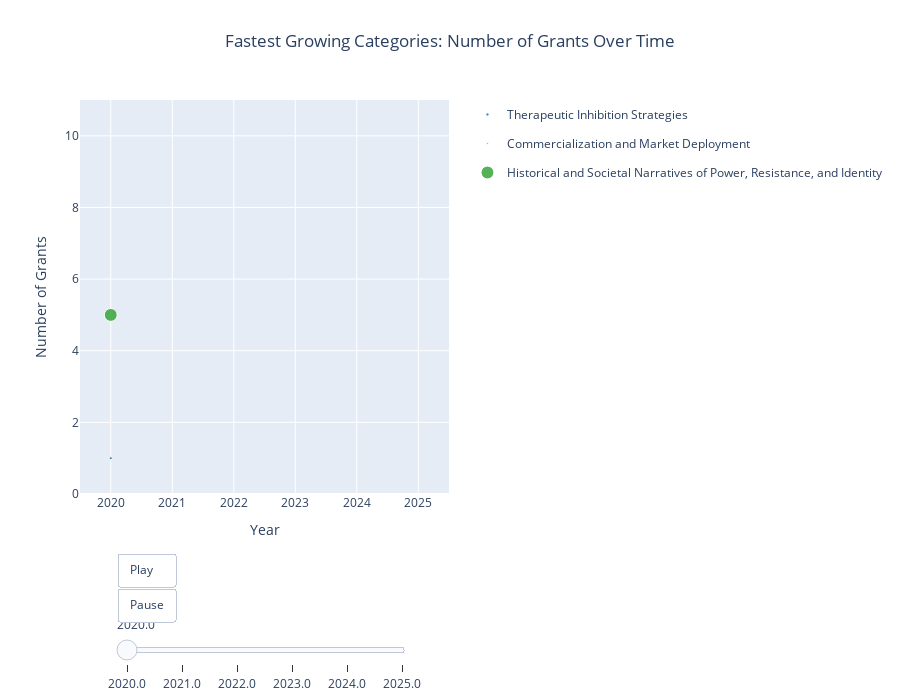

Write notebook code for a chart like this one.
### Code cell
import pandas as pd
import numpy as np
from datetime import datetime
import plotly.graph_objects as go

# Create keyword-to-category mapping
keyword_to_category = {}
for _, row in cats.iterrows():
    category_name = row['name']
    keywords_list = row['keywords']
    for keyword in keywords_list:
        keyword_to_category[keyword] = category_name

# Explode grants from keywords
keywords_exploded = keywords.explode('grants')
keywords_exploded = keywords_exploded.rename(columns={'grants': 'grant_id', 'name': 'keyword_name'})

# Map keywords to categories
keywords_exploded['category'] = keywords_exploded['keyword_name'].map(keyword_to_category)

# Merge with grants data
grant_category_link = keywords_exploded[['grant_id', 'category']].dropna()
grant_category_link = grant_category_link.merge(grants[['id', 'funding_amount', 'start_year']], 
                                                  left_on='grant_id', right_on='id', how='inner')

# Filter for past 5 years
current_year = datetime.now().year
past_5_years = current_year - 5
grant_category_link = grant_category_link[grant_category_link['start_year'] >= past_5_years]

# Aggregate by category and year - count grants and sum funding
category_year_stats = grant_category_link.groupby(['category', 'start_year']).agg({
    'grant_id': 'count',
    'funding_amount': 'sum'
}).reset_index()
category_year_stats = category_year_stats.rename(columns={'grant_id': 'num_grants'})

# Find all unique years
all_available_years = sorted(category_year_stats['start_year'].unique())
num_years = len(all_available_years)

# Find categories with data for ALL years and calculate growth
growth_analysis = []
for category in category_year_stats['category'].unique():
    cat_data = category_year_stats[category_year_stats['category'] == category].sort_values('start_year')
    
    # Only consider categories with data for all years
    if len(cat_data) == num_years:
        first_year_grants = cat_data.iloc[0]['num_grants']
        last_year_grants = cat_data.iloc[-1]['num_grants']
        first_year_funding = cat_data.iloc[0]['funding_amount']
        last_year_funding = cat_data.iloc[-1]['funding_amount']
        
        if first_year_grants > 0:
            grants_growth_rate = (last_year_grants - first_year_grants) / first_year_grants
            funding_growth_rate = (last_year_funding - first_year_funding) / first_year_funding if first_year_funding > 0 else 0
            
            growth_analysis.append({
                'category': category,
                'grants_growth_rate': grants_growth_rate,
                'funding_growth_rate': funding_growth_rate,
                'first_year_grants': first_year_grants,
                'last_year_grants': last_year_grants,
                'total_grants': cat_data['num_grants'].sum(),
                'avg_grants': cat_data['num_grants'].mean(),
                'num_years': len(cat_data)
            })

growth_df = pd.DataFrame(growth_analysis)

# Select top 3 fastest growing categories (with all years of data)
fastest_growing = growth_df.nlargest(3, 'grants_growth_rate')['category'].tolist()
selected_categories = category_year_stats[category_year_stats['category'].isin(fastest_growing)].sort_values('start_year')

# Define distinct colors for each category
category_colors = {
    fastest_growing[0]: 'rgb(31, 119, 180)',   # Blue
    fastest_growing[1]: 'rgb(255, 127, 14)',   # Orange
    fastest_growing[2]: 'rgb(44, 160, 44)'     # Green
}

# Create figure with multiple categories
all_years = sorted(selected_categories['start_year'].unique())

fig = go.Figure()

# Create frames for animation
frames = []
for year in all_years:
    year_data = selected_categories[selected_categories['start_year'] <= year]
    
    traces = []
    
    # Add line and bubbles for each category
    for category in fastest_growing:
        cat_data = year_data[year_data['category'] == category]
        
        if len(cat_data) > 0:
            # Line trace
            line_trace = go.Scatter(
                x=cat_data['start_year'],
                y=cat_data['num_grants'],
                mode='lines',
                line=dict(width=2, color=category_colors[category]),
                showlegend=False,
                hoverinfo='skip',
                name=category,
                legendgroup=category
            )
            
            # Bubble trace
            bubble_trace = go.Scatter(
                x=cat_data['start_year'],
                y=cat_data['num_grants'],
                mode='markers',
                marker=dict(
                    size=cat_data['funding_amount'] / selected_categories['funding_amount'].max() * 60,
                    color=category_colors[category],
                    line=dict(width=1, color='white'),
                    opacity=0.8
                ),
                text=[f"Category: {category}<br>Year: {int(y)}<br>Grants: {int(g)}<br>Funding: ${f:,.0f}" 
                      for y, g, f in zip(cat_data['start_year'], cat_data['num_grants'], cat_data['funding_amount'])],
                hovertemplate='%{text}<extra></extra>',
                name=category,
                legendgroup=category,
                showlegend=True
            )
            
            traces.extend([line_trace, bubble_trace])
    
    frames.append(go.Frame(data=traces, name=str(year)))

# Set initial data (first frame)
for trace in frames[0].data:
    fig.add_trace(trace)

# Add frames to figure
fig.frames = frames

# Update layout
fig.update_layout(
    title=dict(
        text='Fastest Growing Categories: Number of Grants Over Time',
        y=0.95,
        x=0.5,
        xanchor='center',
        yanchor='top'
    ),
    xaxis=dict(title='Year', dtick=1, range=[all_years[0] - 0.5, all_years[-1] + 0.5]),
    yaxis=dict(title='Number of Grants', range=[0, selected_categories['num_grants'].max() * 1.1]),
    height=700,
    legend=dict(x=1.05, y=1, xanchor='left', yanchor='top'),
    updatemenus=[dict(
        type='buttons',
        showactive=False,
        buttons=[
            dict(label='Play',
                 method='animate',
                 args=[None, dict(frame=dict(duration=800, redraw=True), fromcurrent=True)]),
            dict(label='Pause',
                 method='animate',
                 args=[[None], dict(frame=dict(duration=0, redraw=False), mode='immediate')])
        ],
        x=0.1, 
        y=-0.15,
        xanchor='left',
        yanchor='top'
    )],
    sliders=[dict(
        active=0,
        steps=[dict(args=[[f.name], dict(frame=dict(duration=0, redraw=True), mode='immediate')],
                    method='animate',
                    label=str(year)) for f, year in zip(frames, all_years)],
        x=0.1, 
        y=-0.25, 
        len=0.8,
        xanchor='left',
        yanchor='top'
    )]
)

fig.show()

### Figure 1 — Plotly figure (JSON) as saved in the notebook; plotly's stock layout.template omitted (floating-point values rounded to 4 significant figures)
{"data": [{"hoverinfo": "skip", "legendgroup": "Therapeutic Inhibition Strategies", "line": {"color": "rgb(31, 119, 180)", "width": 2}, "mode": "lines", "name": "Therapeutic Inhibition Strategies", "showlegend": false, "type": "scatter", "x": [2020.0], "y": [1]}, {"hovertemplate": "%{text}<extra></extra>", "legendgroup": "Therapeutic Inhibition Strategies", "marker": {"color": "rgb(31, 119, 180)", "line": {"color": "white", "width": 1}, "opacity": 0.8, "size": [3.263]}, "mode": "markers", "name": "Therapeutic Inhibition Strategies", "showlegend": true, "text": ["Category: Therapeutic Inhibition Strategies<br>Year: 2020<br>Grants: 1<br>Funding: $904,890"], "type": "scatter", "x": [2020.0], "y": [1]}, {"hoverinfo": "skip", "legendgroup": "Commercialization and Market Deployment", "line": {"color": "rgb(255, 127, 14)", "width": 2}, "mode": "lines", "name": "Commercialization and Market Deployment", "showlegend": false, "type": "scatter", "x": [2020.0], "y": [2]}, {"hovertemplate": "%{text}<extra></extra>", "legendgroup": "Commercialization and Market Deployment", "marker": {"color": "rgb(255, 127, 14)", "line": {"color": "white", "width": 1}, "opacity": 0.8, "size": [1.253]}, "mode": "markers", "name": "Commercialization and Market Deployment", "showlegend": true, "text": ["Category: Commercialization and Market Deployment<br>Year: 2020<br>Grants: 2<br>Funding: $347,536"], "type": "scatter", "x": [2020.0], "y": [2]}, {"hoverinfo": "skip", "legendgroup": "Historical and Societal Narratives of Power, Resistance, and Identity", "line": {"color": "rgb(44, 160, 44)", "width": 2}, "mode": "lines", "name": "Historical and Societal Narratives of Power, Resistance, and Identity", "showlegend": false, "type": "scatter", "x": [2020.0], "y": [5]}, {"hovertemplate": "%{text}<extra></extra>", "legendgroup": "Historical and Societal Narratives of Power, Resistance, and Identity", "marker": {"color": "rgb(44, 160, 44)", "line": {"color": "white", "width": 1}, "opacity": 0.8, "size": [12.88]}, "mode": "markers", "name": "Historical and Societal Narratives of Power, Resistance, and Identity", "showlegend": true, "text": ["Category: Historical and Societal Narratives of Power, Resistance, and Identity<br>Year: 2020<br>Grants: 5<br>Funding: $3,570,652"], "type": "scatter", "x": [2020.0], "y": [5]}], "layout": {"height": 700, "legend": {"x": 1.05, "xanchor": "left", "y": 1, "yanchor": "top"}, "sliders": [{"active": 0, "len": 0.8, "steps": [{"args": [["2020.0"], {"frame": {"duration": 0, "redraw": true}, "mode": "immediate"}], "label": "2020.0", "method": "animate"}, {"args": [["2021.0"], {"frame": {"duration": 0, "redraw": true}, "mode": "immediate"}], "label": "2021.0", "method": "animate"}, {"args": [["2022.0"], {"frame": {"duration": 0, "redraw": true}, "mode": "immediate"}], "label": "2022.0", "method": "animate"}, {"args": [["2023.0"], {"frame": {"duration": 0, "redraw": true}, "mode": "immediate"}], "label": "2023.0", "method": "animate"}, {"args": [["2024.0"], {"frame": {"duration": 0, "redraw": true}, "mode": "immediate"}], "label": "2024.0", "method": "animate"}, {"args": [["2025.0"], {"frame": {"duration": 0, "redraw": true}, "mode": "immediate"}], "label": "2025.0", "method": "animate"}], "x": 0.1, "xanchor": "left", "y": -0.25, "yanchor": "top"}], "title": {"text": "Fastest Growing Categories: Number of Grants Over Time", "x": 0.5, "xanchor": "center", "y": 0.95, "yanchor": "top"}, "updatemenus": [{"buttons": [{"args": [null, {"frame": {"duration": 800, "redraw": true}, "fromcurrent": true}], "label": "Play", "method": "animate"}, {"args": [[null], {"frame": {"duration": 0, "redraw": false}, "mode": "immediate"}], "label": "Pause", "method": "animate"}], "showactive": false, "type": "buttons", "x": 0.1, "xanchor": "left", "y": -0.15, "yanchor": "top"}], "xaxis": {"dtick": 1, "range": [2020.0, 2026.0], "title": {"text": "Year"}}, "yaxis": {"range": [0, 11], "title": {"text": "Number of Grants"}}}}
